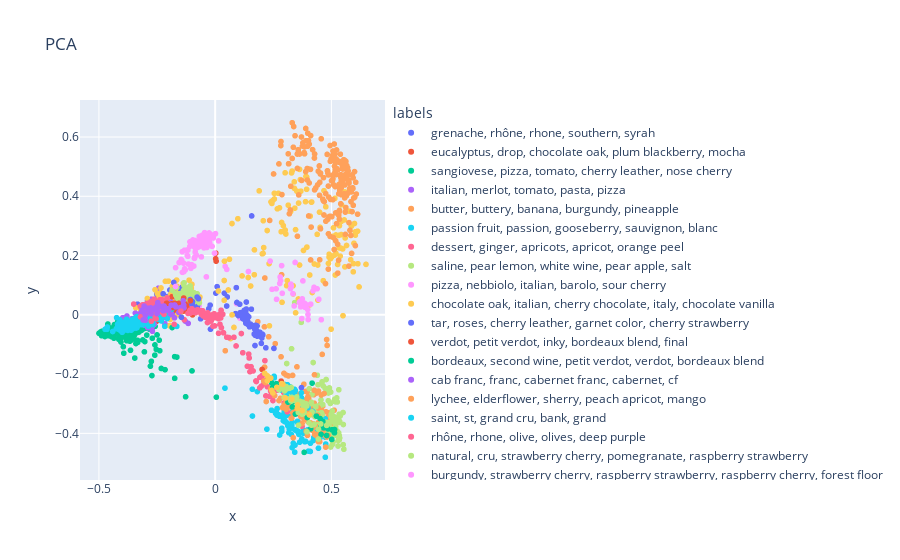

Source (notebook cell):
### Code cell
scatterplot_by_plotly(X, X_pca, "PCA")
